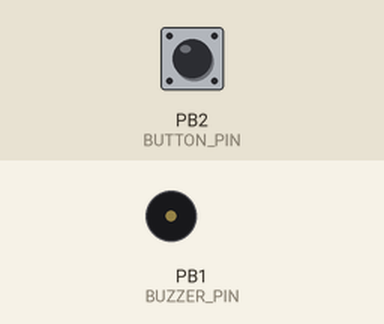
Recording of a sketch running on a simulated ATtiny85, built with avr-gcc and run on an emulated ATtiny85. Parts: buzzer (waves = sounding). Inputs (shaded band) come from the test bench; at power-on: PB2 (BUTTON_PIN) HIGH. Sleep ends after the set time or at an interrupt.

Above: at 1.2 s.
1.3 s: PB2 (BUTTON_PIN) pulled LOW for 0.15 s
At 1.7 s:
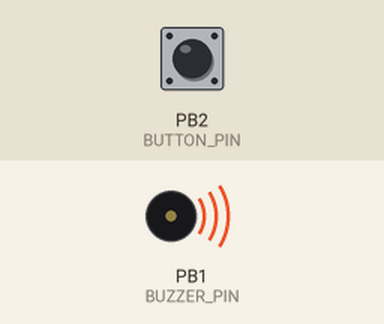
Timing chart, 0 to 4.3 s (numbered marks = the images above; inputs shaded):
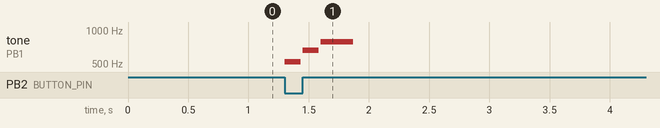

Measured:
- after the input at 1.3 s, tone on PB1 (BUZZER_PIN): plays 523 Hz for 0.14 s, 659 Hz for 0.14 s, 784 Hz for 0.27 s, starting at once

The sketch:

public_template.ino
```cpp
#include <Arduino.h>
#include <avr/interrupt.h>
#include <avr/pgmspace.h>
#include <avr/sleep.h>

// 聲音吊飾公版程式（ATtiny85）
// BZ1 -> PB1，實體第 6 腳
// SW1 -> PB2 / INT0，實體第 7 腳；按下時接到 GND
const uint8_t BUZZER_PIN = 1;
const uint8_t BUTTON_PIN = 2;

// ===== 只需要修改這一區 =====
// 音符頻率，單位：Hz；0 代表休止，不發出聲音。
const uint16_t melody[] PROGMEM = {
  523, 659, 784, 0
};

// 每一步的完整時間，單位：毫秒（ms），包含發聲與斷音間隔。
// 數量、順序必須和 melody[] 完全相同。
const uint16_t noteStepMs[] PROGMEM = {
  150, 150, 300, 50
};
// ===== 修改區結束 =====

static_assert(
  sizeof(melody) / sizeof(melody[0]) ==
    sizeof(noteStepMs) / sizeof(noteStepMs[0]),
  "melody and noteStepMs must contain the same number of items."
);

const uint8_t NOTE_COUNT = sizeof(melody) / sizeof(melody[0]);

ISR(INT0_vect)
{
  GIMSK &= ~_BV(INT0);
}

void playSoundEffect()
{
  for (uint8_t i = 0; i < NOTE_COUNT; i++) {
    const uint16_t frequency = pgm_read_word(&melody[i]);
    const uint16_t stepMs = pgm_read_word(&noteStepMs[i]);

    if (frequency > 0) {
      // 發聲時間使用該步驟的 90%，留下約 10% 的斷音間隔。
      tone(BUZZER_PIN, frequency, stepMs * 9 / 10);
    }

    delay(stepMs);
    noTone(BUZZER_PIN);
  }

  digitalWrite(BUZZER_PIN, LOW);
}

void waitForButtonRelease()
{
  uint8_t stableReleaseMs = 0;

  // 按鈕連續放開 30 ms 後才算真正放開。
  while (stableReleaseMs < 30) {
    if (digitalRead(BUTTON_PIN) == HIGH) {
      stableReleaseMs++;
    } else {
      stableReleaseMs = 0;
    }
    delay(1);
  }
}

void enterDeepSleep()
{
  noTone(BUZZER_PIN);
  digitalWrite(BUZZER_PIN, LOW);
  set_sleep_mode(SLEEP_MODE_PWR_DOWN);

  noInterrupts();

  // 若按鈕已按下，就直接播放，不進入睡眠。
  if ((PINB & _BV(PB2)) == 0) {
    interrupts();
    return;
  }

  MCUCR &= ~(_BV(ISC01) | _BV(ISC00));
  GIFR = _BV(INTF0);
  GIMSK |= _BV(INT0);

  sleep_enable();

  #if defined(BODS) && defined(BODSE)
    sleep_bod_disable();
  #endif

  interrupts();
  sleep_cpu();
  sleep_disable();
}

void setup()
{
  pinMode(BUZZER_PIN, OUTPUT);
  digitalWrite(BUZZER_PIN, LOW);
  pinMode(BUTTON_PIN, INPUT_PULLUP);

  // 未使用的接腳開啟內建上拉，並關閉 ADC 與比較器以降低耗電。
  pinMode(0, INPUT_PULLUP);
  pinMode(3, INPUT_PULLUP);
  pinMode(4, INPUT_PULLUP);
  ADCSRA &= ~_BV(ADEN);
  ACSR |= _BV(ACD);
}

void loop()
{
  enterDeepSleep();
  playSoundEffect();
  waitForButtonRelease();
}
```
